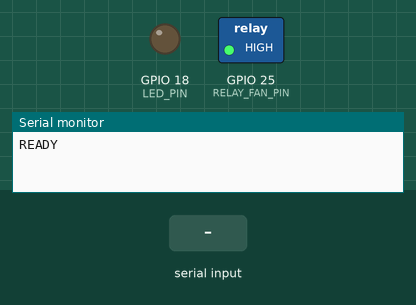
Recording of a sketch running on a simulated ESP32. Shown: switched loads named in the sketch (green lamp = pin HIGH), output pins drawn as LEDs (lit = HIGH), the last lines printed to the serial monitor. The inputs (shaded band) are chosen by the test bench.

Above: at 1.2 s.
1.3 s: "LED_ON\n" received over Serial
At 1.6 s:
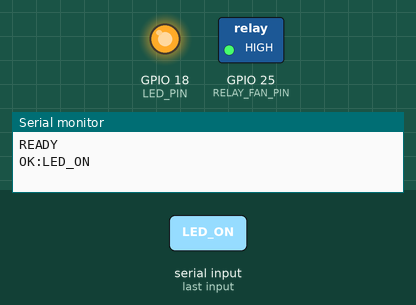
2.8 s: "FAN_ON\n" received over Serial
At 3.9 s:
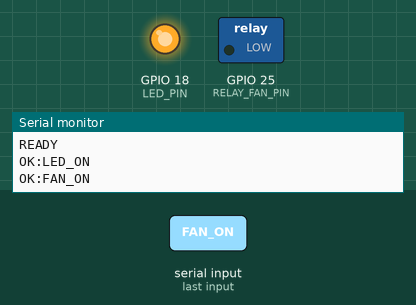
4.3 s: "LED_OFF\n" received over Serial
At 5.0 s:
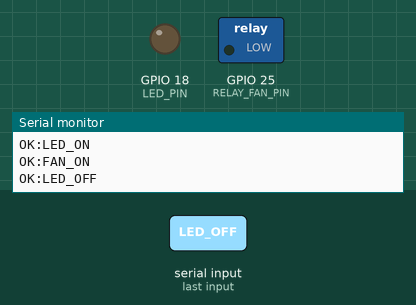
Timing chart, 0 to 7.3 s (numbered marks = the images above; inputs shaded):
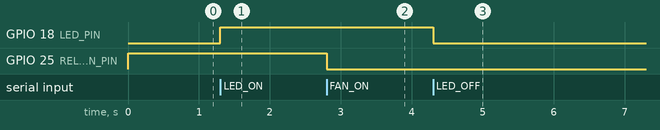

Measured:
- after the input at 1.3 s, GPIO 18 (LED_PIN): LOW → HIGH at once
- after the input at 2.8 s, GPIO 25 (RELAY_FAN_PIN): HIGH → LOW at once
- after the input at 4.3 s, GPIO 18 (LED_PIN): HIGH → LOW at once

The sketch:

gesture_smart_home_firmware.ino
```cpp
/*
  Gesture Smart Home - ESP32 firmware

  Listens on the USB serial connection for simple text commands from the
  Python bridge (gesture_smart_home/esp32_bridge/) and drives one LED
  (the light) plus one relay channel (the fan).

  Wire protocol (see gesture_smart_home/esp32_bridge/protocol.py):
    "LED_ON\n" / "LED_OFF\n"   -> set the LED, replies "OK:LED_ON\n" / "OK:LED_OFF\n"
    "FAN_ON\n" / "FAN_OFF\n"   -> set the fan, replies "OK:FAN_ON\n" / "OK:FAN_OFF\n"
    "PING\n"                   -> replies "READY\n"
    "STATE\n"                  -> replies "STATE:<led>,<fan>\n" (each 0 or 1)
    anything else               -> replies "ERR:<reason>\n"

  Wiring:
    - LED: ESP32 GPIO -> current-limiting resistor (~220-330 ohm) -> LED
      anode; LED cathode -> GND.
    - Relay module (fan channel): ESP32 GPIO -> relay IN pin; relay VCC ->
      5V (check your module's voltage rating); relay GND -> ESP32 GND (a
      common ground between the ESP32 and the relay module is required).
    - Most cheap relay modules are ACTIVE-LOW (the relay switches ON when
      the input pin reads LOW). If the fan behaves backwards from what you
      expect, flip RELAY_ACTIVE_LOW below.
    - The 2-channel relay's second channel is unused by this firmware -
      wire the fan to whichever channel is convenient and match its IN pin
      to RELAY_FAN_PIN below.
    - Pin numbers below are a reasonable default for a typical ESP32
      DevKitC-style board. If your board is a different variant, avoid the
      strapping pins (0, 2, 12, 15) and the input-only pins (34-39).

  To upload: install ESP32 board support in the Arduino IDE (File >
  Preferences > Additional Board URLs, then Tools > Board > Boards
  Manager > search "esp32"), select your board and port under Tools, then
  Sketch > Upload. Afterwards, Tools > Serial Monitor at 115200 baud lets
  you watch it print replies - handy for debugging without the Python side
  at all (type e.g. "LED_ON" and press Enter).
*/

const int LED_PIN = 18;
const int RELAY_FAN_PIN = 25;

const bool RELAY_ACTIVE_LOW = true;  // most common for cheap relay modules

bool ledIsOn = false;
bool fanIsOn = false;

void setup() {
  Serial.begin(115200);

  pinMode(LED_PIN, OUTPUT);
  digitalWrite(LED_PIN, LOW);

  pinMode(RELAY_FAN_PIN, OUTPUT);
  setRelay(RELAY_FAN_PIN, false);

  Serial.println("READY");
}

void loop() {
  if (Serial.available()) {
    String line = Serial.readStringUntil('\n');
    line.trim();
    if (line.length() > 0) {
      handleCommand(line);
    }
  }
}

void setRelay(int pin, bool isOn) {
  bool electricalHigh = RELAY_ACTIVE_LOW ? !isOn : isOn;
  digitalWrite(pin, electricalHigh ? HIGH : LOW);
}

void handleCommand(String line) {
  if (line == "PING") {
    Serial.println("READY");
    return;
  }

  if (line == "STATE") {
    String reply = "STATE:";
    reply += ledIsOn ? "1" : "0";
    reply += ",";
    reply += fanIsOn ? "1" : "0";
    Serial.println(reply);
    return;
  }

  if (line == "LED_ON") {
    ledIsOn = true;
    digitalWrite(LED_PIN, HIGH);
    Serial.println("OK:LED_ON");
    return;
  }

  if (line == "LED_OFF") {
    ledIsOn = false;
    digitalWrite(LED_PIN, LOW);
    Serial.println("OK:LED_OFF");
    return;
  }

  if (line == "FAN_ON") {
    fanIsOn = true;
    setRelay(RELAY_FAN_PIN, true);
    Serial.println("OK:FAN_ON");
    return;
  }

  if (line == "FAN_OFF") {
    fanIsOn = false;
    setRelay(RELAY_FAN_PIN, false);
    Serial.println("OK:FAN_OFF");
    return;
  }

  Serial.println("ERR:unknown command, expected LED_ON/LED_OFF/FAN_ON/FAN_OFF/PING/STATE");
}
```
